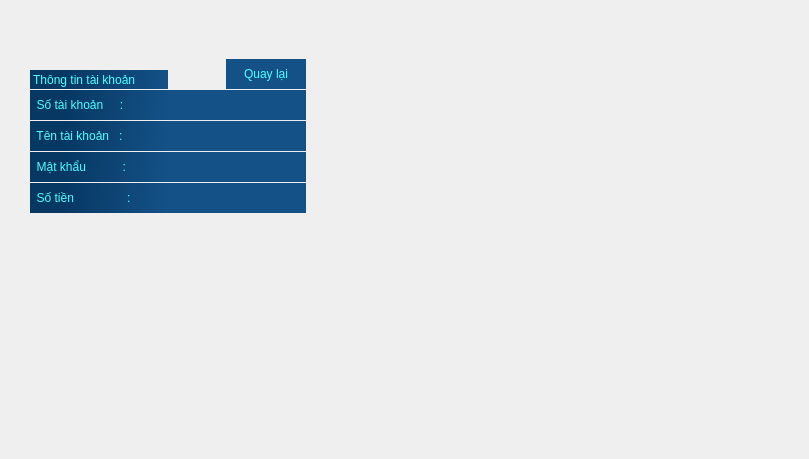
    <widget class="QWidget" name="Account_information_screen">
     <widget class="QLabel" name="credit_8">
      <property name="geometry">
       <rect>
        <x>20</x>
        <y>0</y>
        <width>500</width>
        <height>90</height>
       </rect>
      </property>
      <property name="styleSheet">
       <string notr="true"/>
      </property>
      <property name="text">
       <string/>
      </property>
      <property name="pixmap">
       <pixmap>UI/credit.png</pixmap>
      </property>
     </widget>
     <widget class="QLabel" name="screen_8">
      <property name="geometry">
       <rect>
        <x>0</x>
        <y>0</y>
        <width>800</width>
        <height>450</height>
       </rect>
      </property>
      <property name="autoFillBackground">
       <bool>true</bool>
      </property>
      <property name="text">
       <string/>
      </property>
      <property name="pixmap">
       <pixmap>UI/screen.png</pixmap>
      </property>
     </widget>
     <widget class="QPushButton" name="account_information_return">
      <property name="geometry">
       <rect>
        <x>226</x>
        <y>59</y>
        <width>80</width>
        <height>30</height>
       </rect>
      </property>
      <property name="styleSheet">
       <string notr="true">font: 25 16pt &quot;Corbel Light&quot;;
color: rgb(76, 255, 255);
background-color: qlineargradient(spread:pad, x1:0, y1:0.528682, x2:0.347318, y2:0.523, stop:0.4375 rgba(20, 81, 135, 255), stop:1 rgba(20, 81, 135, 255));
border:rgb(15, 110, 199);</string>
      </property>
      <property name="text">
       <string>Quay lại</string>
      </property>
     </widget>
     <widget class="QLabel" name="account_information_account_number">
      <property name="geometry">
       <rect>
        <x>30</x>
        <y>90</y>
        <width>138</width>
        <height>30</height>
       </rect>
      </property>
      <property name="styleSheet">
       <string notr="true">font: 25 16pt &quot;Corbel Light&quot;;
color: rgb(76, 255, 255);
alternate-background-color: rgb(4, 168, 217);
selection-color: rgb(10, 69, 127);
background-color: qlineargradient(spread:pad, x1:0.25, y1:0.528682, x2:1, y2:0.551, stop:0 rgba(7, 56, 99, 255), stop:1 rgba(20, 81, 135, 255));
border:rgb(15, 110, 199);</string>
      </property>
      <property name="text">
       <string>  Số tài khoản     :</string>
      </property>
     </widget>
     <widget class="QLabel" name="account_information_label">
      <property name="geometry">
       <rect>
        <x>30</x>
        <y>70</y>
        <width>138</width>
        <height>19</height>
       </rect>
      </property>
      <property name="styleSheet">
       <string notr="true">font: 75 11pt &quot;MS Shell Dlg 2&quot;;
color: rgb(76, 255, 255);
alternate-background-color: rgb(4, 168, 217);
selection-color: rgb(10, 69, 127);
background-color: qlineargradient(spread:pad, x1:0.25, y1:0.528682, x2:1, y2:0.551, stop:0 rgba(7, 56, 99, 255), stop:1 rgba(20, 81, 135, 255));
border:rgb(15, 110, 199);</string>
      </property>
      <property name="text">
       <string> Thông tin tài khoản</string>
      </property>
     </widget>
     <widget class="QLabel" name="account_information_account_name">
      <property name="geometry">
       <rect>
        <x>30</x>
        <y>121</y>
        <width>138</width>
        <height>30</height>
       </rect>
      </property>
      <property name="styleSheet">
       <string notr="true">font: 25 16pt &quot;Corbel Light&quot;;
color: rgb(76, 255, 255);
alternate-background-color: rgb(4, 168, 217);
selection-color: rgb(10, 69, 127);
background-color: qlineargradient(spread:pad, x1:0.25, y1:0.528682, x2:1, y2:0.551, stop:0 rgba(7, 56, 99, 255), stop:1 rgba(20, 81, 135, 255));
border:rgb(15, 110, 199);</string>
      </property>
      <property name="text">
       <string>  Tên tài khoản   :</string>
      </property>
     </widget>
     <widget class="QLabel" name="account_information_password">
      <property name="geometry">
       <rect>
        <x>30</x>
        <y>152</y>
        <width>138</width>
        <height>30</height>
       </rect>
      </property>
      <property name="styleSheet">
       <string notr="true">font: 25 16pt &quot;Corbel Light&quot;;
color: rgb(76, 255, 255);
alternate-background-color: rgb(4, 168, 217);
selection-color: rgb(10, 69, 127);
background-color: qlineargradient(spread:pad, x1:0.25, y1:0.528682, x2:1, y2:0.551, stop:0 rgba(7, 56, 99, 255), stop:1 rgba(20, 81, 135, 255));
border:rgb(15, 110, 199);</string>
      </property>
      <property name="text">
       <string>  Mật khẩu           :</string>
      </property>
     </widget>
     <widget class="QLabel" name="account_information_balance">
      <property name="geometry">
       <rect>
        <x>30</x>
        <y>183</y>
        <width>138</width>
        <height>30</height>
       </rect>
      </property>
      <property name="styleSheet">
       <string notr="true">font: 25 16pt &quot;Corbel Light&quot;;
color: rgb(76, 255, 255);
alternate-background-color: rgb(4, 168, 217);
selection-color: rgb(10, 69, 127);
background-color: qlineargradient(spread:pad, x1:0.25, y1:0.528682, x2:1, y2:0.551, stop:0 rgba(7, 56, 99, 255), stop:1 rgba(20, 81, 135, 255));
border:rgb(15, 110, 199);</string>
      </property>
      <property name="text">
       <string>  Số tiền                :</string>
      </property>
     </widget>
     <widget class="QLabel" name="account_information_line_1">
      <property name="geometry">
       <rect>
        <x>168</x>
        <y>90</y>
        <width>138</width>
        <height>30</height>
       </rect>
      </property>
      <property name="styleSheet">
       <string notr="true">font: 25 16pt &quot;Corbel Light&quot;;
color: rgb(76, 255, 255);
background-color: qlineargradient(spread:pad, x1:0, y1:0.528682, x2:0.347318, y2:0.523, stop:0.4375 rgba(20, 81, 135, 255), stop:1 rgba(20, 81, 135, 255));
border:rgb(15, 110, 199);</string>
      </property>
      <property name="text">
       <string/>
      </property>
     </widget>
     <widget class="QLabel" name="account_information_line_2">
      <property name="geometry">
       <rect>
        <x>168</x>
        <y>121</y>
        <width>138</width>
        <height>30</height>
       </rect>
      </property>
      <property name="styleSheet">
       <string notr="true">font: 25 16pt &quot;Corbel Light&quot;;
color: rgb(76, 255, 255);
background-color: qlineargradient(spread:pad, x1:0, y1:0.528682, x2:0.347318, y2:0.523, stop:0.4375 rgba(20, 81, 135, 255), stop:1 rgba(20, 81, 135, 255));
border:rgb(15, 110, 199);</string>
      </property>
      <property name="text">
       <string/>
      </property>
     </widget>
     <widget class="QLabel" name="account_information_line_3">
      <property name="geometry">
       <rect>
        <x>168</x>
        <y>152</y>
        <width>138</width>
        <height>30</height>
       </rect>
      </property>
      <property name="styleSheet">
       <string notr="true">font: 25 16pt &quot;Corbel Light&quot;;
color: rgb(76, 255, 255);
background-color: qlineargradient(spread:pad, x1:0, y1:0.528682, x2:0.347318, y2:0.523, stop:0.4375 rgba(20, 81, 135, 255), stop:1 rgba(20, 81, 135, 255));
border:rgb(15, 110, 199);</string>
      </property>
      <property name="text">
       <string/>
      </property>
     </widget>
     <widget class="QLabel" name="account_information_line_4">
      <property name="geometry">
       <rect>
        <x>168</x>
        <y>183</y>
        <width>138</width>
        <height>30</height>
       </rect>
      </property>
      <property name="styleSheet">
       <string notr="true">font: 25 16pt &quot;Corbel Light&quot;;
color: rgb(76, 255, 255);
background-color: qlineargradient(spread:pad, x1:0, y1:0.528682, x2:0.347318, y2:0.523, stop:0.4375 rgba(20, 81, 135, 255), stop:1 rgba(20, 81, 135, 255));
border:rgb(15, 110, 199);</string>
      </property>
      <property name="text">
       <string/>
      </property>
     </widget>
     <zorder>screen_8</zorder>
     <zorder>credit_8</zorder>
     <zorder>account_information_return</zorder>
     <zorder>account_information_account_number</zorder>
     <zorder>account_information_label</zorder>
     <zorder>account_information_account_name</zorder>
     <zorder>account_information_password</zorder>
     <zorder>account_information_balance</zorder>
     <zorder>account_information_line_1</zorder>
     <zorder>account_information_line_2</zorder>
     <zorder>account_information_line_3</zorder>
     <zorder>account_information_line_4</zorder>
    </widget>
